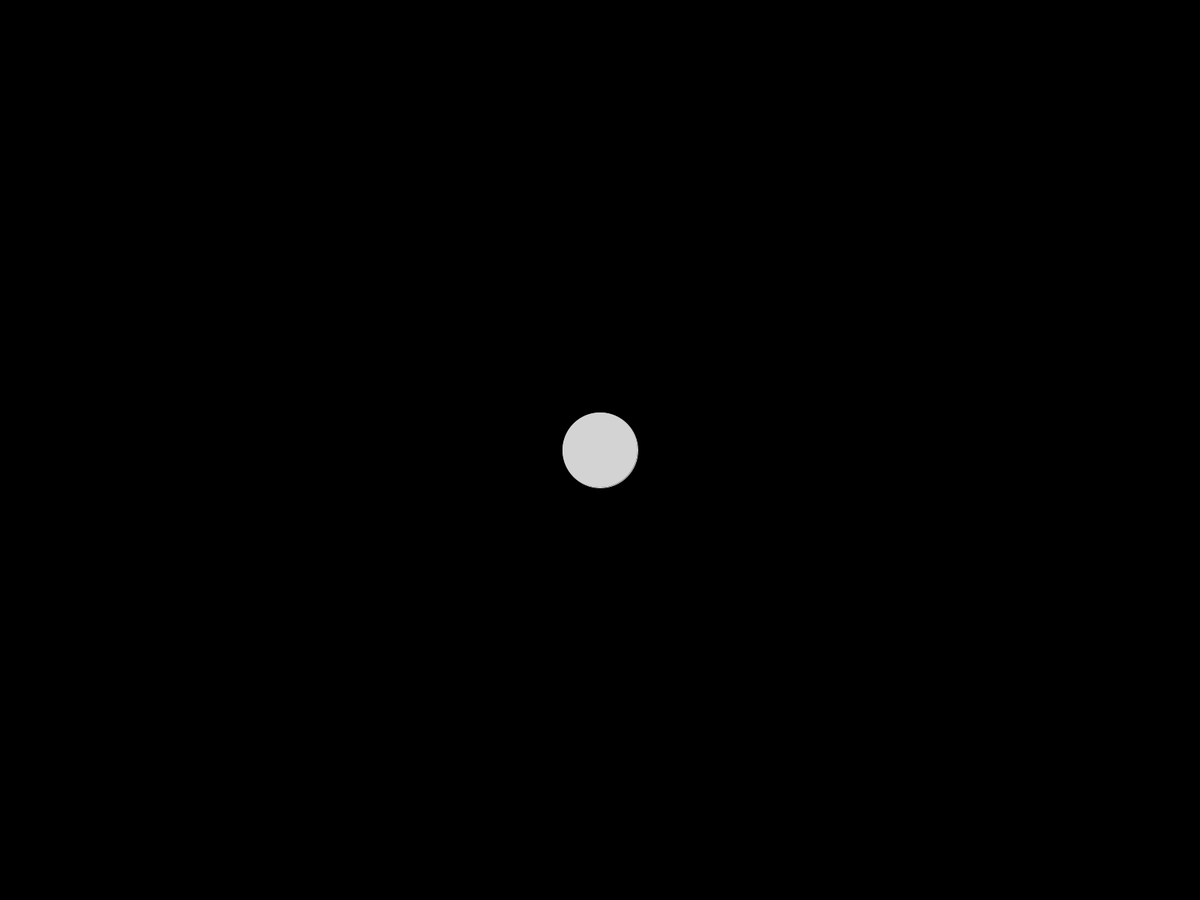
Frame 1 (no input)
Frame 60 (the mouse pressed at the canvas centre just before this capture): identical to frame 1, image omitted
Frame 120 (the mouse held since frame 60 and released just before this capture): identical to frame 1, image omitted

The Processing sketch that drew this single still picture (run headless with seeded random() and noise(); from frame 60 on, the mouse is pressed at the canvas centre):

// Processing sketch: sketch_250822a
// ── sketch_250822a.pde
float circleX; 
float circleY;
float circleSize = 100;

void settings() {
 fullScreen();
}

void setup() {
  circleX = width/2;
  circleY = height/2;
}

void draw() {
  background(0);

  stroke(211, 211, 211);
  fill(211, 211, 211);
  ellipse(circleX, circleY, circleSize, circleSize);


  if (mousePressed) {
    circleX = mouseX;
    circleY = mouseY;
  }
}
